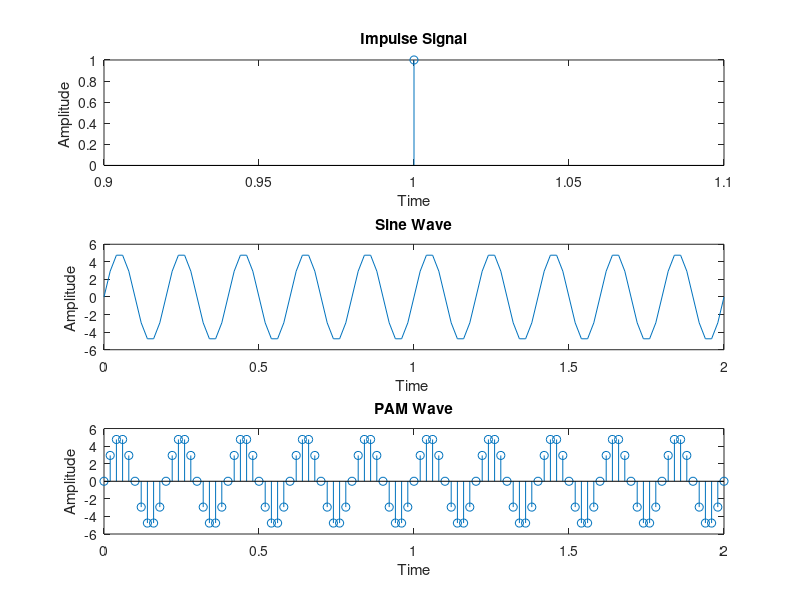

Reproduce this figure in MATLAB.
clc;
close all;
clear all;
%E241001

a = input('Enter the amplitude = ');
f = input('Enter the frequency = ');
disp('E241001')
t = 0:0.02:2; 
x1 = 1; 
x2 = a*sin(2*pi*f*t); 
y = x1.*x2;
subplot(3,1,1); 
stem(x1);
title('Impulse Signal');
xlabel('Time');
ylabel('Amplitude ');
subplot(3,1,2)
plot(t,x2);
title('Sine Wave');
xlabel('Time ');
ylabel('Amplitude ');
subplot(3,1,3) 
stem(t,y);
title('PAM Wave');
xlabel('Time');
ylabel('Amplitude');
